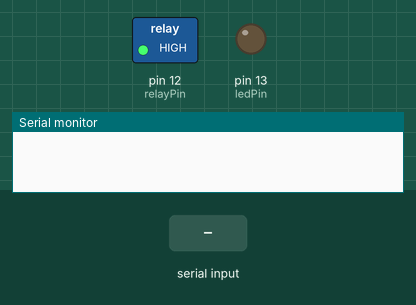
The sketch below on a simulated Arduino Uno, built with avr-gcc and run on an emulated ATmega328P. Parts: switched loads named in the sketch (green lamp = pin HIGH), output pins drawn as LEDs (lit = HIGH), the last lines printed to the serial monitor. The test bench sets the inputs (shaded band).

Above: at 1.3 s.
1.4 s: "1" received over the second serial link
At 1.8 s:
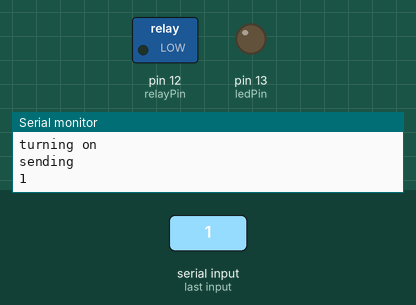
2.9 s: "0" received over the second serial link
At 4.2 s:
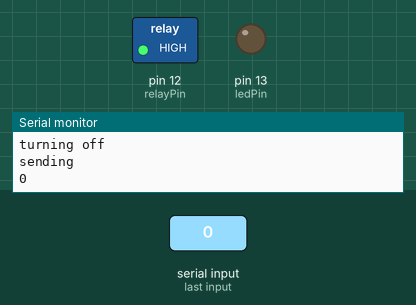
Timing chart, 0 to 5.9 s (numbered marks = the images above; inputs shaded):
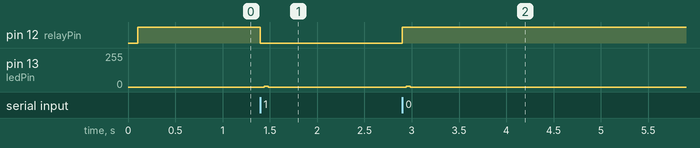

Measured:
- after the input at 1.4 s, pin 12 (relayPin): HIGH → LOW at once; pin 13 (ledPin): 0/255 → 6/255 at once, → 0/255 0.04 s later
- after the input at 2.9 s, pin 12 (relayPin): LOW → HIGH at once; pin 13 (ledPin): 0/255 → 6/255 at once, → 0/255 0.04 s later

The sketch:

remoteRelay.ino
```cpp
#include <SoftwareSerial.h>


int bluetoothTx = 2;
int bluetoothRx = 3;

int ledPin = 13;
int relayPin = 12;

SoftwareSerial bluetooth(bluetoothTx, bluetoothRx);

void setup() {
    Serial.begin(9600);
    bluetooth.begin(115200);
    bluetooth.print("$$$");
    delay(100);
    bluetooth.println("U,9600,N");
    bluetooth.begin(9600);

    pinMode(ledPin, OUTPUT);
    pinMode(relayPin, OUTPUT);
    digitalWrite(relayPin, HIGH);
}

void loop() {
    if (bluetooth.available())
    {
        Serial.println("available");
        char command = bluetooth.read();
        Serial.println("received");
        Serial.println(command);
        // enabling relay requires setting pin to low
	if (command == '1') {
            Serial.println("turning on");
            digitalWrite(relayPin, LOW);
       	    flashSignal();
        }
        else if (command == '0') {
            Serial.println("turning off");
            digitalWrite(relayPin, HIGH);
            flashSignal();
        }
        char returnState = '0';
        if (digitalRead(relayPin) == LOW) {
            returnState = '1';
        }
        Serial.println("sending");
        Serial.println(returnState);
	bluetooth.print(returnState);
    }
}
void flashSignal() {
  for (int i = 0; i < 4; ++i)
  {
    digitalWrite(ledPin, HIGH);
    delayMicroseconds(500);
    digitalWrite(ledPin,LOW);
    delayMicroseconds(250);
  }
}
```
